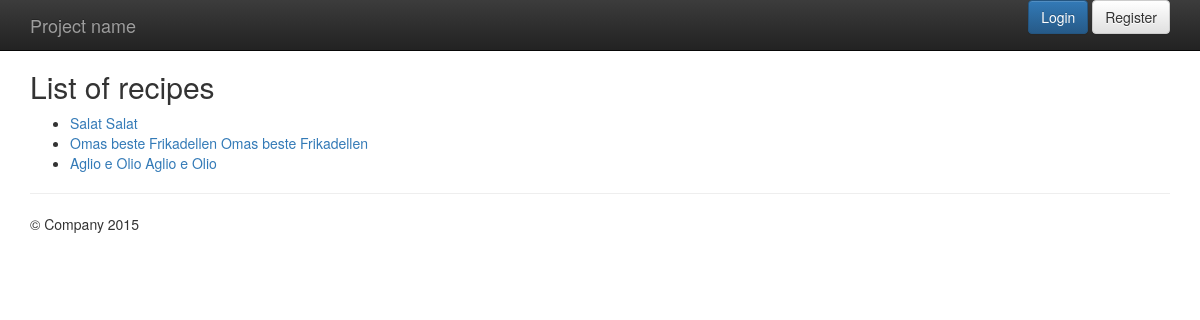
The page / on the database its author committed.
### recipes/models.py (models this page shows, shortened)
class Recipe(models.Model):
    DIFFICULTY_EASY = 1
    DIFFICULTY_MEDIUM = 2
    DIFFICULTY_HARD = 3
    DIFFICULTIES = (
        (DIFFICULTY_EASY, 'simple'),
        (DIFFICULTY_MEDIUM, 'normal'),
        (DIFFICULTY_HARD, 'hard'),
    )
    title = models.CharField('Title', max_length=255)
    slug = models.SlugField(unique=True)
    ingredients = models.TextField('Ingredients',
        help_text='One ingredient per line')
    preparation = models.TextField('Preparation')
    time_for_preparation = models.IntegerField('Time for preparation',
        help_text='Time in minutes', blank=True, null=True)
    number_of_portions = models.PositiveIntegerField('Number of portions')
    difficulty = models.SmallIntegerField('Difficulty',
        choices=DIFFICULTIES, default=DIFFICULTY_MEDIUM)
    category = models.ManyToManyField(Category, verbose_name='Categories')  # related_name='recipe_set'
    author = models.ForeignKey(User, verbose_name='Author')
    photo = models.ImageField(upload_to='recipes', verbose_name='Photo', blank=True, null=True)
    date_created = models.DateTimeField(editable=False)
    date_updated = models.DateTimeField(editable=False)
    class Meta:
        verbose_name = 'Recipe'
        verbose_name_plural = 'Recipes'
        ordering = ['-date_created']
    def __str__(self):
        return self.title
    def get_absolute_path(self):
        return reverse('recipes_recipe_detail', kwargs={'slug': self.slug})

### recipes/views.py (the view)
# urls.py: url(r'^$', recipes.views.index,
def index(request):
    recipes = Recipe.objects.all()
    logger.debug('recipes = {}'.format(recipes))
    logger.debug('request = {}'.format(request))
    logger.debug('locals() = {}'.format(locals()))
    return render(request, 'recipes/index.html', {'object_list': recipes})

### recipes/templates/recipes/index.html (shortened to what this page needs)
{% extends "base.html" %}
{% block content %}
<h2>List of recipes</h2>
<ul>
    {% for recipe in object_list %}
    <li>
        <a href="{{ recipe.get_absolute_path }}">{{ recipe.title }}</a>
        <a href="{% url 'recipes_recipe_detail' recipe.slug %}">{{ recipe.title }}</a>
    </li>
    {% endfor %}
</ul>
{% endblock %}

### templates/base.html (style rules this page uses)
body { padding-top: 50px; padding-bottom: 20px; }

### rows shown on the page
Recipe: title "Salat"
Recipe: title "Omas beste Frikadellen"
Recipe: title "Aglio e Olio"
